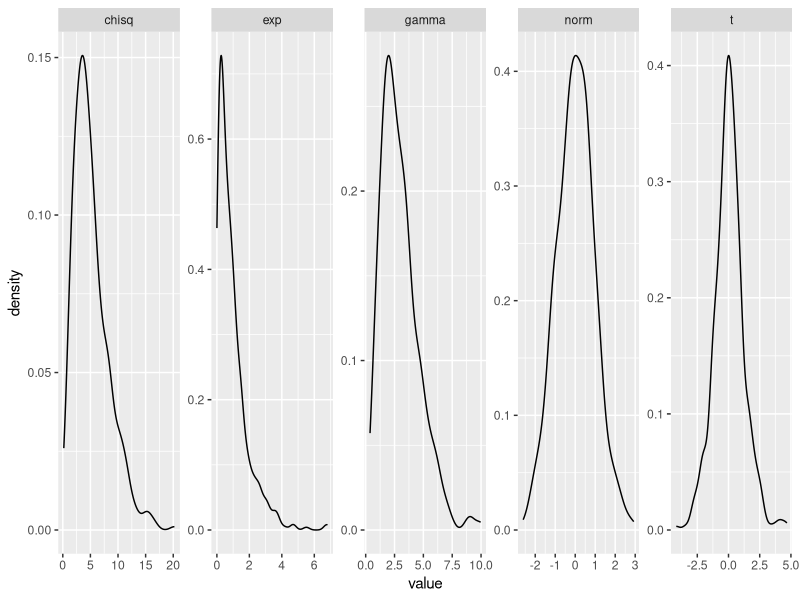
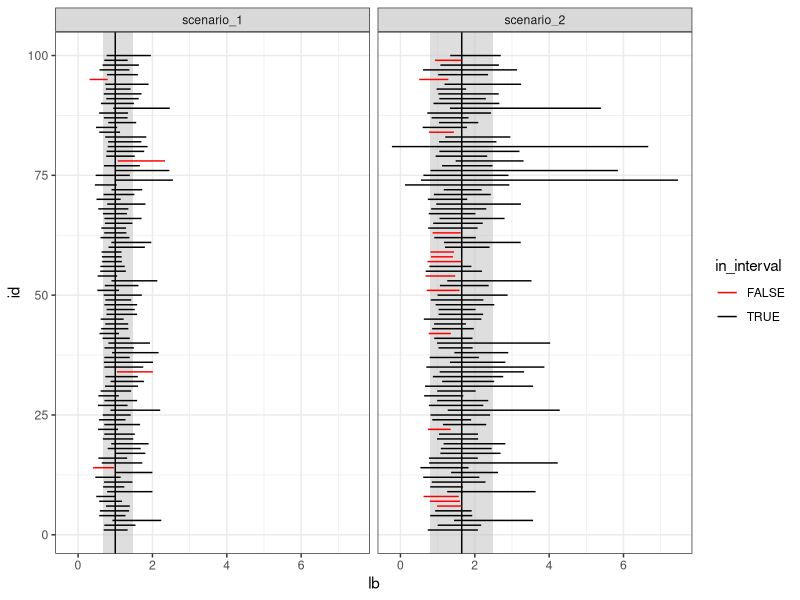
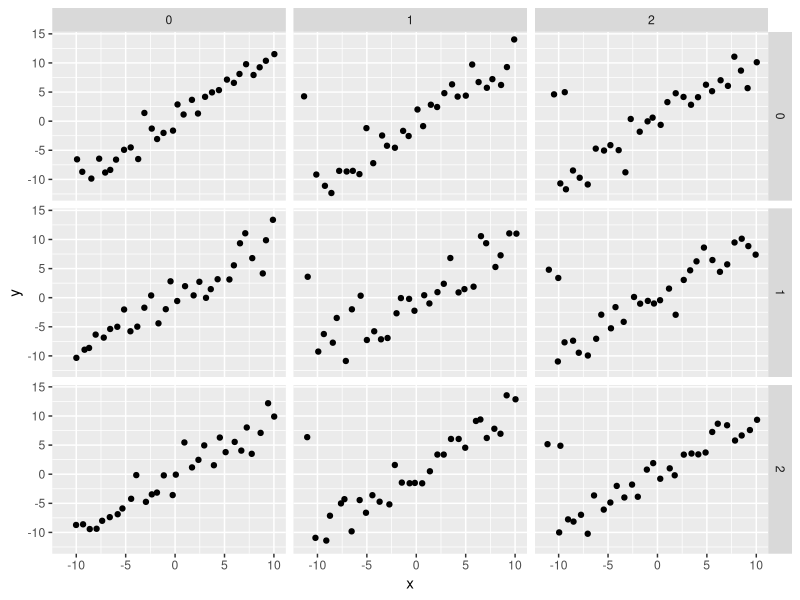
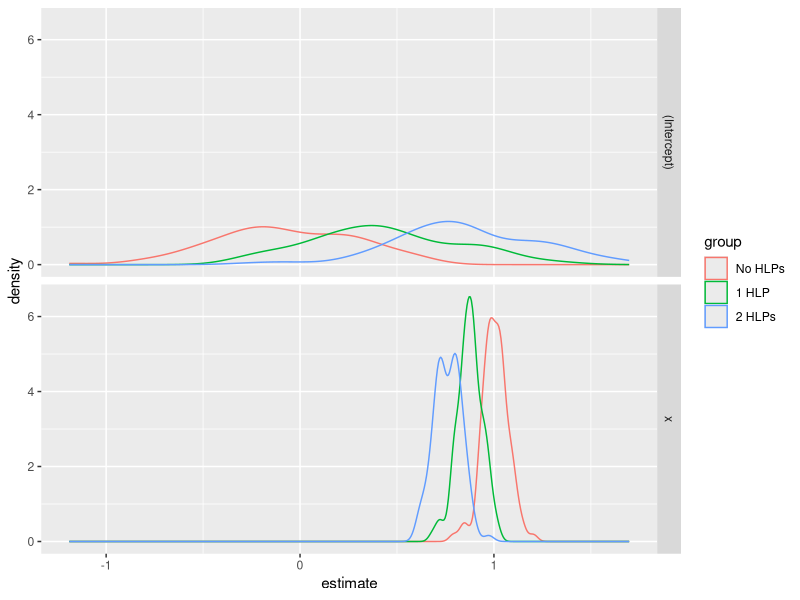
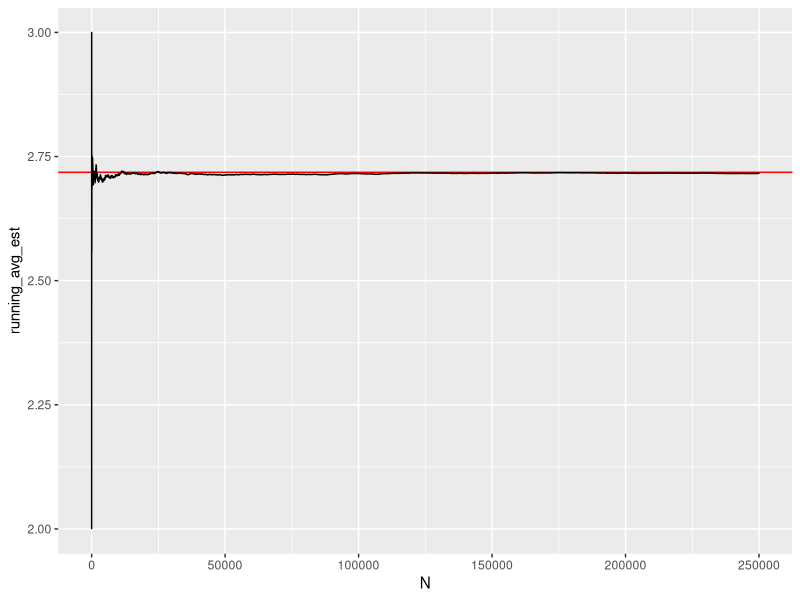
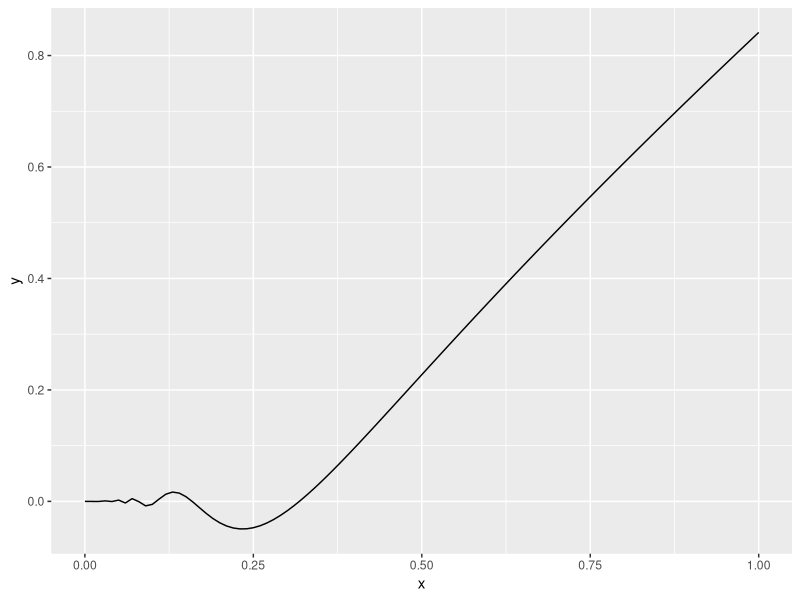
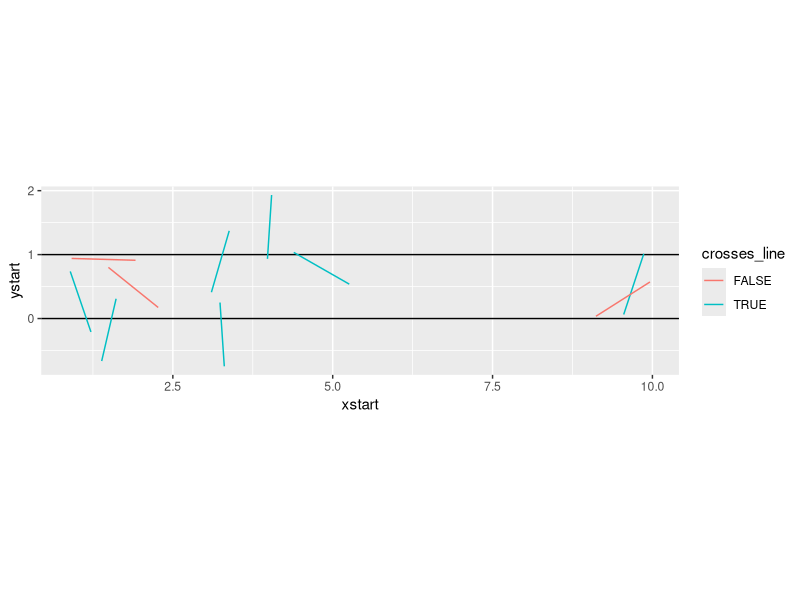
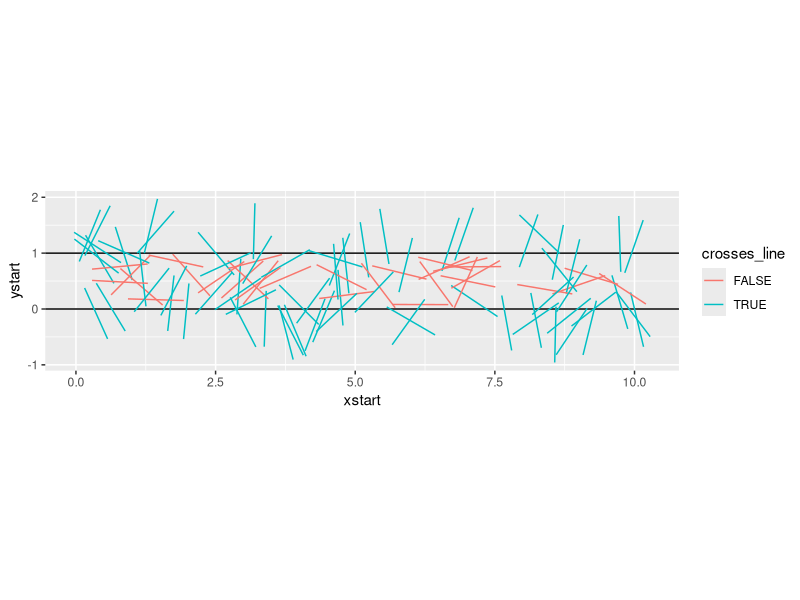

Write the R code that produced these figures, in order.
## ---- chunk 1
set.seed(342512)

# Get 10 numbers after the seed is set
sample(1:100, 10)

# Compute something else that depends on randomness
mean(rnorm(50))

# Get 10 more numbers
sample(1:100, 10)
## ---- chunk 2
set.seed(342512)

# Get 10 numbers after the seed is set
sample(1:100, 10)

# Compute something else that depends on randomness
mean(rnorm(30))

# Get 10 more numbers
sample(1:100, 10)
## ---- chunk 3
#| fig-width: 10
#| fig-height: 2
library(tibble)
library(dplyr)
library(tidyr)
library(ggplot2)
set.seed(109025879)

tibble(
  norm = rnorm(500),
  gamma = rgamma(500, shape = 3, scale = 1),
  exp = rexp(500, rate = 1), # R uses a exp(-ax) 
  t = rt(500, df = 5),
  chisq = rchisq(500, 5)
) %>%
  pivot_longer(1:5, names_to = "dist", values_to = "value") %>%
  ggplot(aes(x = value)) + geom_density() + facet_wrap(~dist, scales = "free", nrow = 1)
## ---- chunk 4
set.seed(20572983)
data <- tibble(x = seq(-10, 10, .1), 
               y = x + rnorm(length(x)))
regression <- lm(y ~ x, data = data)
summary(regression)
## ---- chunk 5
set.seed(40295023)

sim <- tibble(
  id = rep(1:100, each = 25), # generate 100 samples of 25 points each
  ln_x = rnorm(25*100), # generate the normal deviates
  x = exp(ln_x), # transform into lognormal deviates
) %>%
  # this creates a 100-row data frame, with one row for each id. 
  # the columns x, ln_x are stored in the data list-column as a tibble.
  nest(data = c(x, ln_x))
  
head(sim)
sim$data[[1]]
## ---- chunk 6
options(digits = 3)
## ---- chunk 7
compute_interval <- function(x) {
  s1 <- exp(mean(log(x)) + c(-1, 1) * qnorm(.975) * sd(log(x))/sqrt(length(x)))
  s2 <- mean(x) + c(-1, 1) * qnorm(.975) * sd(x)/sqrt(length(x))
  tibble(scenario = c("scenario_1", "scenario_2"),
         mean = c(1, exp(1/2)),
         lb = c(s1[1], s2[1]), ub = c(s1[2], s2[2]),
         in_interval = (lb < mean) & (ub > mean))
}


sim_long <- sim %>%
  # This line takes each data entry and computes an interval for x.
  # .$x is code for take the argument you passed in to map and get the x column
  mutate(res = purrr::map(data, ~compute_interval(.$x))) %>%
  # this "frees" res and we end up with two columns: lb and ub, for each scenario
  unnest(res)
  

ci_df <- tibble(scenario = c("scenario_1", "scenario_2"),
                mu = c(1, exp(1/2)),
                lb = c(exp(-1.96/5), exp(.5) - 1.96*sqrt((exp(1) - 1)*exp(1))/5),
                ub = c(exp(1.96/5), exp(.5) + 1.96*sqrt((exp(1) - 1)*exp(1))/5))


ggplot() + 
  geom_rect(aes(xmin = lb, xmax = ub, ymin = -Inf, ymax = Inf), 
            data = ci_df,
            fill = "grey", alpha = .5, color = NA) + 
  geom_vline(aes(xintercept = mu), data = ci_df) + 
  geom_segment(aes(x = lb, xend = ub, y = id, yend = id, color = in_interval),
               data = sim_long) + 
  scale_color_manual(values = c("red", "black")) + 
  theme_bw() + 
  facet_wrap(~scenario)
## ---- chunk 8
gen_data <- function(n = 30, o = 1, error_sd = 2) {
  # generate the main part of the regression data
  data <- tibble(x = rnorm(n = n - o, mean = seq(-10, 10, length.out = n - o), sd = .1),
                 y = x + rnorm(length(x), mean = 0, sd = error_sd))
  # generate the outlier - make it at ~(-10, 5)
  outdata <- tibble(x = rnorm(o, -10), y = rnorm(o, 5, error_sd))
  bind_rows(data, outdata)
}

sim_data <- tibble(
  id = 1:300,
  o = rep(0:2, each = 100),
  # call gen_data for each row in sim_data, but don't really use id as a parameter.
  data = purrr::map(o, ~gen_data(o = .)) 
)

head(sim_data)

# plot a few datasets just to check they look like we expect:
sim_data %>%
  filter(id %% 100 < 3) %>%
  unnest(data) %>%
  ggplot(aes(x = x, y = y)) + 
  geom_point() + 
  facet_grid(id %% 100 ~ o )


library(broom) # the broom package cleans up model objects to tidy form

sim_data <- sim_data %>%
  # fit linear regression
  mutate(model = purrr::map(data, ~lm(y ~ x, data = .)))  %>%
  mutate(tidy_model = purrr::map(model, tidy))

# Get the coefficients out
tidy_coefs <- select(sim_data, id, o, tidy_model) %>%
  unnest(tidy_model) %>%
  mutate(group = case_when(o == 0 ~ "No HLPs",
                           o == 1 ~ "1 HLP",
                           o == 2 ~ "2 HLPs") %>%
           factor(levels = c("No HLPs", "1 HLP", "2 HLPs")))

ggplot(tidy_coefs, aes(x = estimate, color = group)) + 
  facet_grid(term ~ .) + 
  geom_density()
## ---- chunk 9
set.seed(204209527)
dogtemp <- tibble(
  actual = rnorm(1000, 101.75, 0.375),
  read = pmin(actual, 102)
) 
dogtemp %>%
  summarize_all(mean)

## ---- chunk 10
options(digits = 8)
## ---- chunk 11
# It's easier to think through the code if we write it inefficiently first
sim_fcn <- function() {
  usum <- 0
  k <- 0
  # prevent infinite loops by monitoring the value of k as well
  while (usum < 1 & k < 15) {
    usum <- runif(1) + usum
    k <- k + 1
  }
  return(k)
}

set.seed(302497852)
res <- tibble(k = replicate(1000, sim_fcn(), simplify = T))

mean(res$k)
## ---- chunk 12
set.seed(20417023)

sim_res <- tibble(samp = replicate(250000, sim_fcn(), simplify = T)) 

sim_res <- sim_res %>%
  mutate(running_avg_est = cummean(samp),
         N = row_number())

ggplot(aes(x = N, y = running_avg_est), data = sim_res) + 
  geom_hline(yintercept = exp(1), color = "red") + 
  geom_line()
## ---- chunk 13
#| fig-width: 4
#| fig-height: 4
#| out-width: 50%
fn <- function(x) x^2 * sin(1/x)
ggplot(data.frame(x = seq(0.0001, 1, length.out = 1000)), aes(x)) + geom_function(fun = fn)
## ---- chunk 14
set.seed(20491720)
fn <- function(x)  x^2 * sin(1/x)

sim_data <- tibble(x = runif(100000),
                   y = fn(x))
mean(sim_data$y)
## ---- chunk 15
needle_sim <- function(sticks = 100) {
  df <- tibble(xstart = runif(sticks, 0, 10), 
         ystart = runif(sticks, 0, 1), 
         angle = runif(sticks, 0, 360),
         xend = xstart + cos(angle/180*pi), 
         yend = ystart + sin(angle/180*pi)
  ) %>%
    # We can see if a stick crosses a line if the floor() function of ystart is 
    # different than floor(yend). 
    # Note this only works for integer line values.
  mutate(crosses_line = floor(ystart) != floor(yend)) 
  
  
  gg <- ggplot() + 
  geom_hline(yintercept = c(0, 1)) + 
  geom_segment(aes(x = xstart, y = ystart, xend = xend, yend = yend,
                   color = crosses_line), data = df) + 
  coord_fixed()
  
  return(list(est = 2 * sticks / sum(df$crosses_line), plot = gg))
}

needle_sim(10)

needle_sim(100)

needle_sim(1000)

needle_sim(10000)
